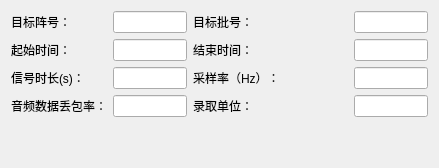
              <widget class="QWidget" name="tab_8">
               <attribute name="title">
                <string>基本信息</string>
               </attribute>
               <layout class="QGridLayout" name="gridLayout_4" columnstretch="1,1,1,1,1">
                <item row="0" column="1">
                 <widget class="QLineEdit" name="lineEdit_22"/>
                </item>
                <item row="0" column="4">
                 <widget class="QLineEdit" name="lineEdit_26"/>
                </item>
                <item row="1" column="4">
                 <widget class="QLineEdit" name="lineEdit_23"/>
                </item>
                <item row="1" column="0">
                 <widget class="QLabel" name="label_29">
                  <property name="text">
                   <string>起始时间：</string>
                  </property>
                 </widget>
                </item>
                <item row="2" column="0">
                 <widget class="QLabel" name="label_30">
                  <property name="text">
                   <string>信号时长(s)：</string>
                  </property>
                 </widget>
                </item>
                <item row="1" column="2" colspan="2">
                 <widget class="QLabel" name="label_33">
                  <property name="text">
                   <string>结束时间：</string>
                  </property>
                 </widget>
                </item>
                <item row="3" column="2">
                 <widget class="QLabel" name="label_35">
                  <property name="text">
                   <string>录取单位：</string>
                  </property>
                 </widget>
                </item>
                <item row="0" column="0">
                 <widget class="QLabel" name="label_28">
                  <property name="text">
                   <string>目标阵号：</string>
                  </property>
                 </widget>
                </item>
                <item row="0" column="2">
                 <widget class="QLabel" name="label_32">
                  <property name="text">
                   <string>目标批号：</string>
                  </property>
                 </widget>
                </item>
                <item row="3" column="1">
                 <widget class="QLineEdit" name="lineEdit_25"/>
                </item>
                <item row="2" column="1">
                 <widget class="QLineEdit" name="lineEdit_28"/>
                </item>
                <item row="3" column="0">
                 <widget class="QLabel" name="label_31">
                  <property name="text">
                   <string>音频数据丢包率：</string>
                  </property>
                 </widget>
                </item>
                <item row="3" column="4">
                 <widget class="QLineEdit" name="lineEdit_29"/>
                </item>
                <item row="1" column="1">
                 <widget class="QLineEdit" name="lineEdit_27"/>
                </item>
                <item row="2" column="2" colspan="2">
                 <widget class="QLabel" name="label_34">
                  <property name="text">
                   <string>采样率（Hz）：</string>
                  </property>
                 </widget>
                </item>
                <item row="2" column="4">
                 <widget class="QLineEdit" name="lineEdit_24"/>
                </item>
                <item row="4" column="1">
                 <spacer name="verticalSpacer_7">
                  <property name="orientation">
                   <enum>Qt::Vertical</enum>
                  </property>
                  <property name="sizeHint" stdset="0">
                   <size>
                    <width>20</width>
                    <height>40</height>
                   </size>
                  </property>
                 </spacer>
                </item>
               </layout>
              </widget>
